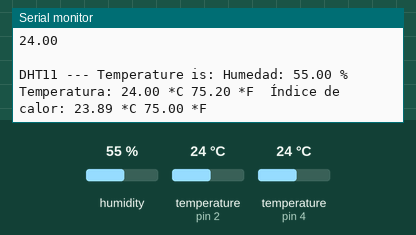
Recording of a sketch running on a simulated Arduino Uno, built with avr-gcc and run on an emulated ATmega328P. On the bench: the last lines printed to the serial monitor. The test bench sets the inputs (shaded band); at power-on: humidity 55 %, temperature (sensors on pin 4, pin 2) 24 °C.

Above: at 12.1 s.
12.2 s: humidity set to 22 %
At 13.3 s:
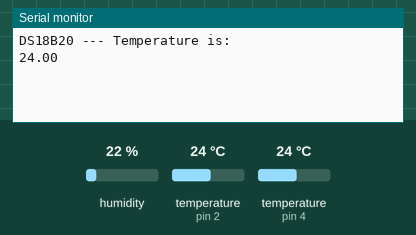
21.0 s: temperature (sensor on pin 4) set to 12 °C
At 25.17 s:
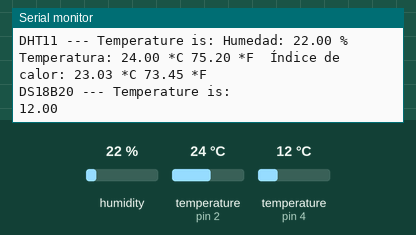
29.8 s: temperature (sensor on pin 2) set to 12 °C
At 32.9 s:
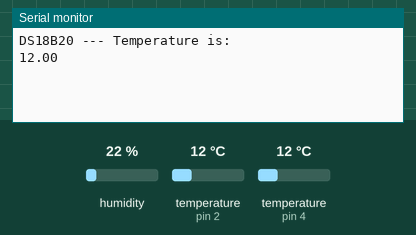
38.6 s: temperature (sensor on pin 4) set to 19 °C
At 45.1 s:
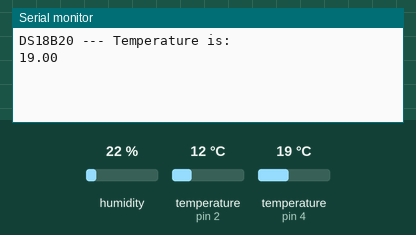
47.4 s: humidity set to 40 %
At 49.7 s:
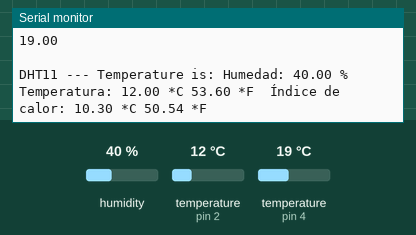
Timing chart, 0 to 51.2 s (numbered marks = the images above; inputs shaded):
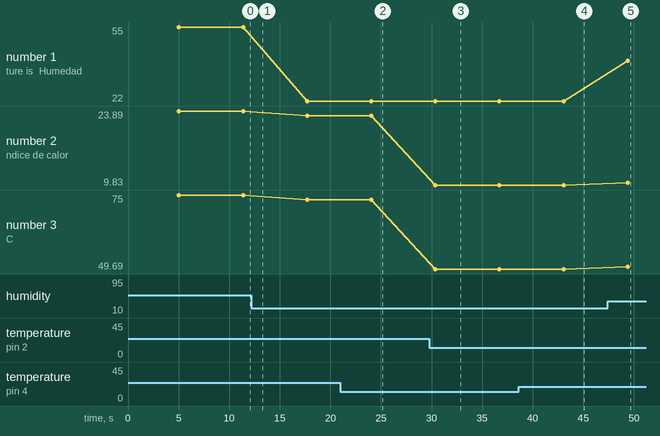

The sketch:

sketch_mar31a.ino
```cpp
#include <DHT.h>
#define DHTPIN 2
#define DHTTYPE DHT11
static const uint8_t D4   = 2;
DHT dht(DHTPIN, DHTTYPE);

#include <DallasTemperature.h>
#include <OneWire.h>
#define ONE_WIRE_BUS 4
OneWire oneWire(ONE_WIRE_BUS);
DallasTemperature sensors(&oneWire);

void setup() {
  Serial.begin(9600);
  dht.begin();
  Serial.begin(9600);
  sensors.begin();
}

void loop() {
  delay(5000);
  float h = dht.readHumidity();
  float t = dht.readTemperature();
  float f = dht.readTemperature(true);
  if (isnan(h) || isnan(t) || isnan(f)) {
    Serial.println("Error obteniendo los datos del sensor DHT11");
    return;
  }
  float hif = dht.computeHeatIndex(f, h);
  float hic = dht.computeHeatIndex(t, h, false);
  Serial.print("DHT11 --- Temperature is: ");
  Serial.print("Humedad: ");
  Serial.print(h);
  Serial.print(" %\t");
  Serial.print("Temperatura: ");
  Serial.print(t);
  Serial.print(" *C ");
  Serial.print(f);
  Serial.print(" *F\t");
  Serial.print("Índice de calor: ");
  Serial.print(hic);
  Serial.print(" *C ");
  Serial.print(hif);
  Serial.println(" *F");
  sensors.requestTemperatures();                // Send the command to get temperatures
  Serial.println("DS18B20 --- Temperature is: ");
  Serial.println(sensors.getTempCByIndex(0));   // Why "byIndex"? You can have more than one IC on the same bus. 0 refers to the first IC on the wire
  delay(500);
  Serial.println(" \n\n");

}
```

Measured:
- after the input at 21.0 s, the serial monitor: prints a new line after 3.9 s (image 2)
- after the input at 29.8 s, the serial monitor: prints a new line after 0.58 s (image 3)
- after the input at 38.6 s, the serial monitor: prints a new line after 5.3 s (image 4)
- after the input at 47.4 s, the serial monitor: prints a new line after 2.0 s (image 5)
- plotted number 1: 55 → 22 after the input at 12.2 s, 22 → 40 after the input at 47.4 s
- plotted number 2: 23.89 → 23.03 after the input at 12.2 s, 23.03 → 9.83 after the input at 29.8 s, 9.83 → 10.3 after the input at 47.4 s
- plotted number 3: 75 → 73.45 after the input at 12.2 s, 73.45 → 49.69 after the input at 29.8 s, 49.69 → 50.54 after the input at 47.4 s
